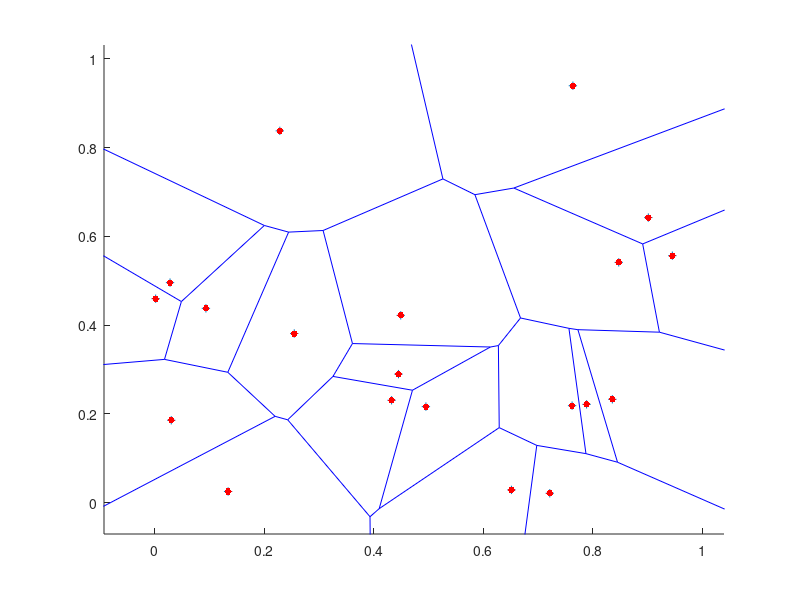
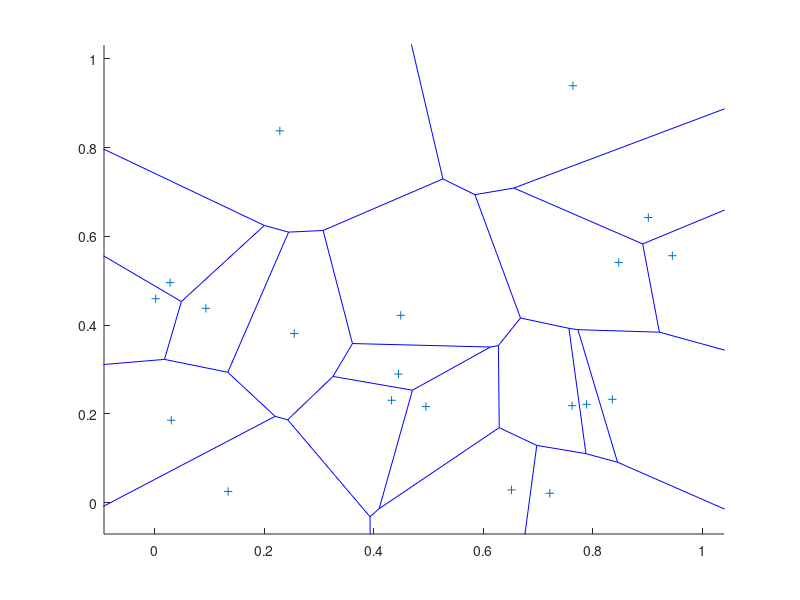

Here is the MATLAB script that generated these plots, in order: (Note: this script raises an error after producing the figures.)
% Especificamos el numero de vertices
rng(1);
N=20;
x=rand(1,N);
y=rand(1,N);

figure('Name','Diagrama de Voronoi');
hold on;
% Utilizamos la funcion de matlab que genera el diagrama de Voronoi
voronoi(x,y);
plot(x, y, 'r.','MarkerSize',15);
%%
rng(1);

N=20;
x=rand(1,N);
y=rand(1,N);

figure('Name','Triangulación de Delaunay');
hold on;
v=voronoi(x,y);
v(2).Color=[0.8 0.8 0.8];
% Utilizamos la funcion de matlab que devuelve la matriz en la que se
% determina los triangulos de la triangulacion
T=delaunay(x,y);
% Utilizamos la matriz triplot de matlab que dibuja las lineas que unen los
% vertices de la triangulacion utilizando la matriz T
d=triplot(T,x,y);
d.Color='b';
plot(x,y,'r.','MarkerSize',15);
